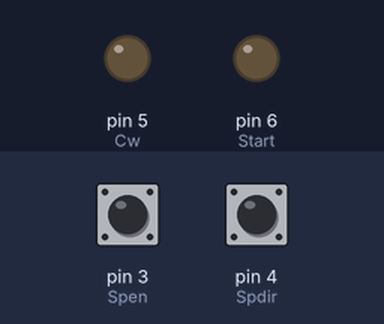
Bench run of a sketch on a simulated Arduino Uno, built with avr-gcc and run on an emulated ATmega328P. On the bench: output pins drawn as LEDs (lit = HIGH). Inputs (shaded band) come from the test bench; at power-on: pin 4 (Spdir) HIGH, pin 3 (Spen) HIGH.

Above: at 1.2 s.
1.3 s: pin 4 (Spdir) pulled LOW for 0.15 s
At 1.37 s:
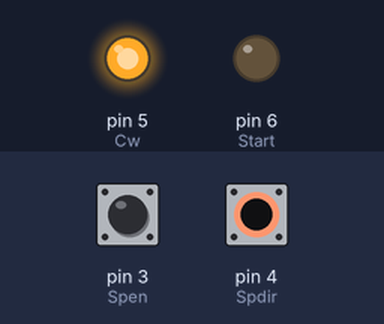
2.9 s: pin 4 (Spdir) pulled LOW for 3.2 s
At 7.2 s:
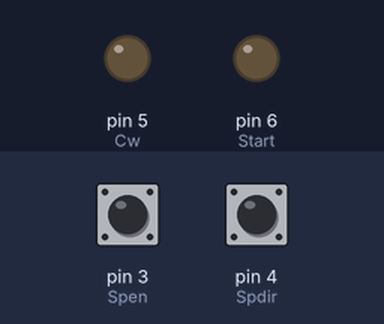
Timing chart, 0 to 8.7 s (numbered marks = the images above; inputs shaded):
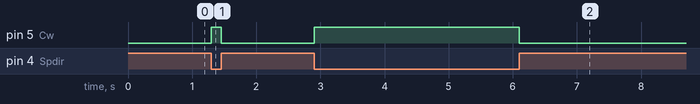

The sketch:

_24v_Brushless.ino
```cpp
// 24 V - 24V Supply
// GND - Supply GND & Arduino GND
// Start - Pin 6 (PWM)
// Cw     - Pin 5
// CLK - Not connected
// H/D - Not connected
// LD  - Not connected

//char Zgjedhja;    // Variabla per ruajtje te vlerave te pranuara nga SerialMonitor
int Cw = 5;     // Pini per kontrollimin e kahjes se rrotullimit
int Start = 6; // Pini per ndezjen dhe ndaljen e motorrit
int Spen = 3; int Spvlera = 0;
int Spdir = 4; int Dirvlera = 0;

void setup () { //Serial.begin(9600); // Starto serial
    pinMode(Cw, OUTPUT);       // Deklarimi i pinit si dales
    pinMode(Start, OUTPUT);   // Deklarimi i pinit si dales
    pinMode(Spen, INPUT_PULLUP);
    pinMode(Spdir, INPUT_PULLUP);
}

void loop() {

     Spvlera = digitalRead(Spen );
    Dirvlera = digitalRead(Spdir);


         if (Dirvlera == HIGH) { digitalWrite(Cw, LOW);    } // Djathtas
    else if (Dirvlera == LOW) { digitalWrite(Cw, HIGH);   } // Majtas
    else if (Spvlera == HIGH) { analogWrite(Start, 64);  } // Ndize
    else if (Spvlera == LOW) { digitalWrite(Start, HIGH); } // Ndale

}
```

Measured:
- after the input at 1.3 s, pin 5 (Cw): LOW → HIGH at once, → LOW 0.15 s later
- after the input at 2.9 s, pin 5 (Cw): LOW → HIGH at once, → LOW 3.2 s later
